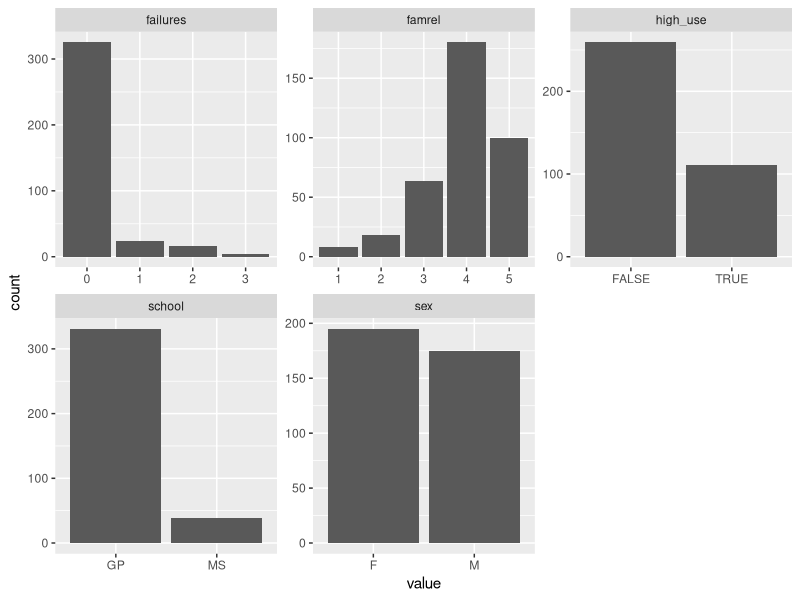
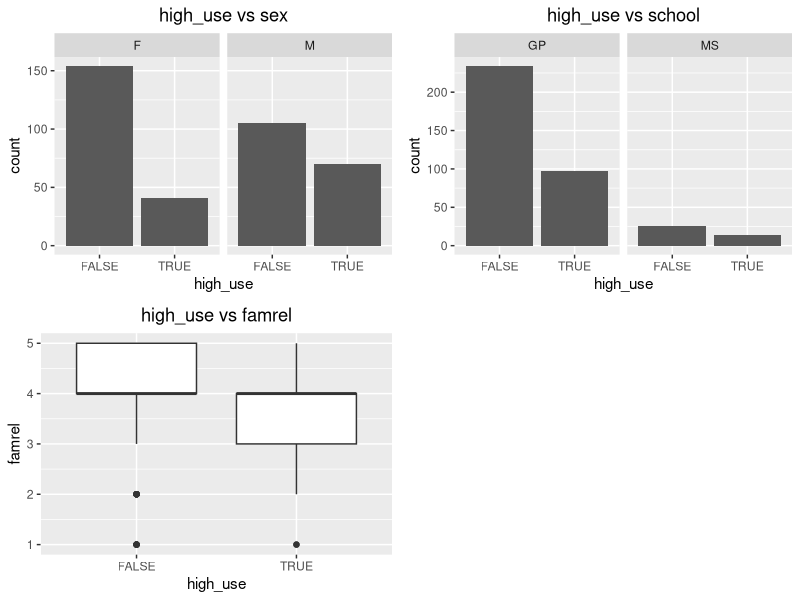
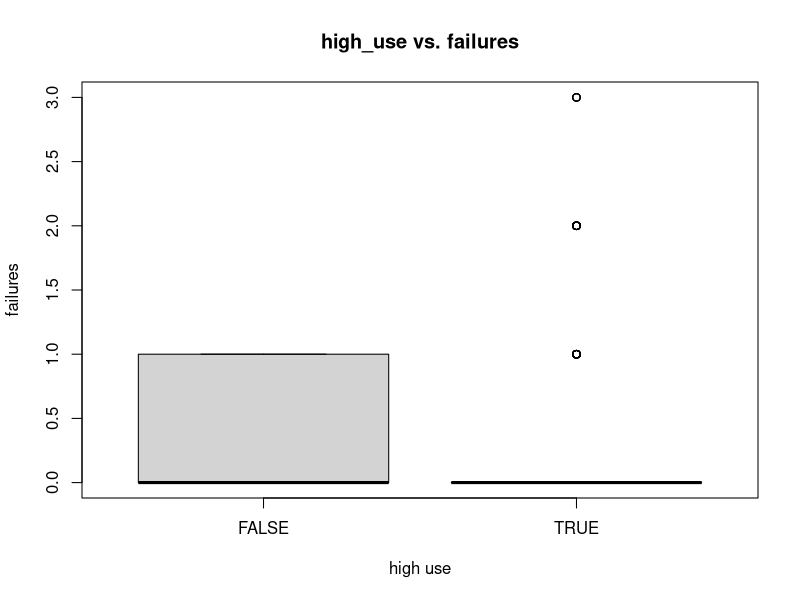
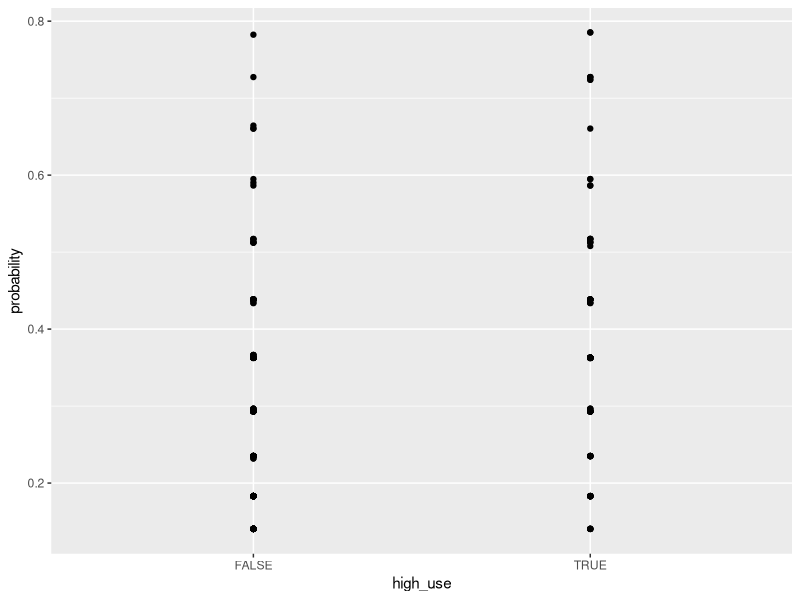

Write the R code that produced these figures, in order.
## ---- chunk 1
knitr::opts_chunk$set(echo = TRUE)
## ---- chunk 2
# Load libraries
library(tidyverse)
library(GGally)
library(ggpubr)
library(boot)
## ---- chunk 3
alc <- read.csv("./data/alc.csv")
dim(alc)
head(alc)
## ---- chunk 4
names(alc)
## ---- chunk 5

# bar plots of all variables
mydata <- select(alc, c(high_use, school, sex, famrel, failures))
gather(mydata) %>% ggplot(aes(value)) + facet_wrap("key", scales = "free") + geom_bar()

# barplots of non-numerical variables
g1 <- ggplot(alc, aes(x=high_use)) + geom_bar() + facet_wrap('sex') + ggtitle('high_use vs sex') + theme(plot.title = element_text(hjust = 0.5))

g2 <- ggplot(alc, aes(x=high_use)) + geom_bar() + facet_wrap('school') + ggtitle('high_use vs school') + theme(plot.title = element_text(hjust = 0.5))

# boxplots of numerical variables
g3 <- ggplot(alc, aes(x=high_use, y=famrel)) + geom_boxplot() + ggtitle('high_use vs famrel') + theme(plot.title = element_text(hjust = 0.5))

ggarrange(g1,g2,g3)

#g4 <- ggplot(alc, aes(x=high_use, y=failures)) + geom_boxplot() + ggtitle('high_use vs failures') + theme(plot.title = element_text(hjust = 0.5)) 
#g4
# for some reason this doesn't work for failures, so I use boxplot in this case instead:
boxplot(alc$high_use, alc$failures, xlab='high use', ylab='failures', main='high_use vs. failures', names=levels(factor(alc$high_use)))

## ---- chunk 6
# fit model
alc.glm <- glm(high_use ~ sex + school + failures + famrel, data = alc, family = "binomial")
summary(alc.glm)

confint(alc.glm)

coef(alc.glm) %>% exp
## ---- chunk 7

# retrain model with statistically significant variables
alc.glm <- glm(high_use ~ sex + failures + famrel, data=alc, family='binomial')
summary(alc.glm)

# make predictions
probabilities <- predict(alc.glm, type = "response")

# add the predicted probabilities to 'alc'
alc <- mutate(alc, probability = probabilities)

# create logical vector indicating predictions
alc <- mutate(alc, prediction = probabilities > 0.5)

# table the target variable versus the predictions
table(high_use = alc$high_use, prediction = alc$prediction) %>% prop.table() %>% addmargins()

# plot 'high_use' versus 'probability'
ggplot(alc, aes(x = high_use, y = probability)) + geom_point()

# define a loss function (mean prediction error)
loss_func <- function(class, prob) {
  n_wrong <- abs(class - prob) > 0.5
  mean(n_wrong)
}

# call loss_func to compute the average number of wrong predictions in the (training) data
loss_func(class = alc$high_use, prob = alc$probability)
## ---- chunk 8
# K-fold cross-validation
cv <- cv.glm(data = alc, cost = loss_func, glmfit = alc.glm, K = nrow(alc))

# average number of wrong predictions in the cross validation
cv$delta[1]
## ---- chunk 9

# function to calculate train and test error
alc_function <- function(model, Data) {
  probabilities <- predict(model, type = "response")
  Data <- mutate(Data, probability = probabilities)
  Data <- mutate(Data, prediction = probabilities > 0.5)
  print(table(high_use = Data$high_use, prediction = Data$prediction) %>% prop.table() %>% addmargins())
  print(paste0("train error: ", loss_func(class = Data$high_use, prob = Data$probability)))
  cv <- cv.glm(data = Data, cost = loss_func, glmfit = model, K = nrow(Data))
  print(paste0("cv$delta: ", cv$delta[1]))
}


# start with a model with high number of variables as predictors
alc.1 <- select(alc, c(2:4, 6:25, 28:31,36))
alc.glm1 <- glm(high_use ~., data = alc.1, family = 'binomial') 
summary(alc.glm1)

# apply function to get train and test error
alc_function(alc.glm1, alc.1)

# decrease the amount of variables (remove some of the insignificant variables)
alc.2 <- select(alc, c('sex', 'age', 'Medu', 'Fedu', 'Mjob', 'reason', 'guardian', 'traveltime', 'higher','famrel', 'goout', 'health', 'absences', 'high_use'))

# train model
alc.glm2 <- glm(high_use ~., data = alc.2, family = 'binomial') 
summary(alc.glm2)

# repeat calculations
alc_function(alc.glm2, alc.2)

# remove all unsignificant variables
alc.3 <- select(alc, c('sex', 'reason', 'famrel', 'goout', 'absences', 'high_use'))

# train model
alc.glm3 <- glm(high_use ~., data = alc.3, family = 'binomial') 
summary(alc.glm3)

# repeat calculations
alc_function(alc.glm3, alc.3)
